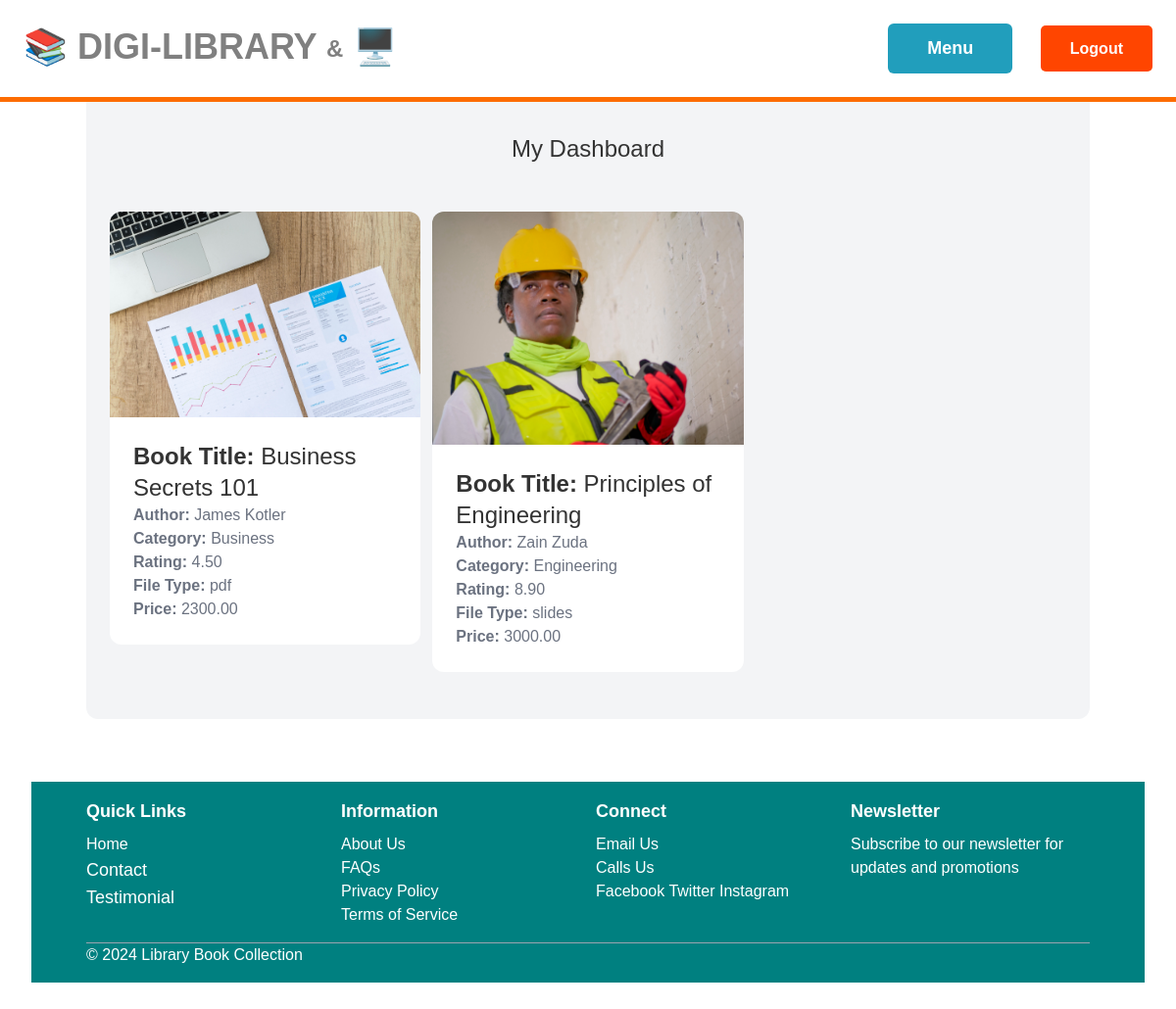
The app's page /dashboard/ (signed in) with its own data.
### file/models.py (models this page shows, shortened)
class File(models.Model):
    title = models.CharField(max_length=100)
    author = models.CharField(max_length=100)
    publication_year = models.PositiveIntegerField()
    category = models.ForeignKey(Category, related_name='files', on_delete=models.CASCADE)
    language = models.CharField(max_length=50)
    description = models.TextField(blank=True, null=True)
    available = models.BooleanField(default=True)
    rating = models.DecimalField(max_digits=3, decimal_places=2, null=True, blank=True)
    num_ratings = models.IntegerField(default=0)
    price = models.DecimalField(max_digits=10, decimal_places=2)
    image = models.ImageField(upload_to='file_images', blank=True, null=True)
    created_by = models.ForeignKey(User, related_name='uploaded_files', on_delete=models.CASCADE)
    created_at = models.DateTimeField(auto_now_add=True)
    file_type = models.CharField(max_length=50, choices=[('pdf', 'PDF'), ('slides', 'Slides'), ('doc', 'Doc')])
    file = models.FileField(upload_to='docs/')

class Category(models.Model):
    name = models.CharField(max_length=255)
    class Meta:
        ordering = ('name',)
        verbose_name_plural = 'Categories'
    def __str__(self):
        return self.name

### dashboard/views.py (the view)
# urls.py: path('', views.index, name='index'),
@login_required
def index(request):
    files = File.objects.filter(created_by=request.user)
    return render(request, 'dashboard/index.html', {
        'files': files,
    })

### dashboard/templates/dashboard/index.html (shortened to what this page needs)
{% extends 'books/base.html' %}
{% block content %}
    <div class="mt-6 px-6 py-12 bg-gray-100 rounded-xl" style="margin-top: 1.5rem; padding-left: 1.5rem; padding-right: 1.5rem; padding-top: 3rem; padding-bottom: 3rem; background-color: #f3f4f6; border-radius: 0.75rem;">
        <h2 class="mb-12 text-2xl text-center" style="margin-bottom: 3rem; font-size: 1.5rem; text-align: center;">My Dashboard</h2>
        <div class="grid grid-cols-3 gap-3" style="display: grid; grid-template-columns: repeat(3, minmax(0, 1fr)); gap: 0.75rem;">
            {% for file in files %}
                <div style="padding: 0;">
                    <a href="{% url 'file:detail' file.id %}" style="text-decoration: none;">
                        <div style="padding: 0;">
                            <img src="{{ file.image.url }}" class="rounded-t-xl" style="border-top-left-radius: 0.75rem; border-top-right-radius: 0.75rem;">
                        </div>
                        <div class="p-6 bg-white rounded-b-xl" style="padding: 1.5rem; background-color: white; border-bottom-left-radius: 0.75rem; border-bottom-right-radius: 0.75rem;">
                            <h2 class="text-2xl" style="font-size: 1.5rem;"><strong>Book Title:</strong> {{ file.title }}</h2>
                            <p class="text-gray-500" style="color: #6b7280;"><strong>Author:</strong> {{ file.author }}</p>
                            <p class="text-gray-500" style="color: #6b7280;"><strong>Category:</strong> {{ file.category }}</p>
                            <p class="text-gray-500" style="color: #6b7280;"><strong>Rating:</strong> {{ file.rating }}</p>
                            <p class="text-gray-500" style="color: #6b7280;"><strong>File Type:</strong> {{ file.file_type }}</p>
                            <p class="text-gray-500" style="color: #6b7280;"><strong>Price:</strong> {{ file.price }}</p>
                        </div>
                    </a>
                </div>
            {% endfor %}
        </div>
    </div>
{% endblock %}

### books/templates/books/base.html (style rules this page uses)
html { scroll-behavior: smooth; }

### records on screen
File: image (picture), title "Business Secrets 101", author "James Kotler", category "Business", rating "4.50", file_type "pdf", price "2300.00"
File: image (picture), title "Principles of Engineering", author "Zain Zuda", category "Engineering", rating "8.90", file_type "slides", price "3000.00"
